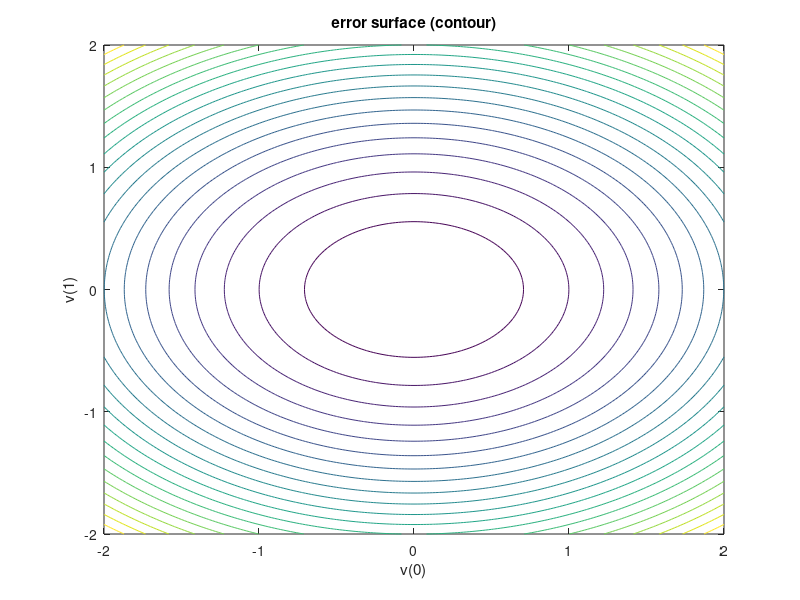

Source code (MATLAB):
% Canonical error surface
v0=-2:0.02:2;
v1=-2:0.02:2;
[V0,V1]=meshgrid(v0,v1);

Ry=[3.8 0.9;0.9 3.8];
rxy=[1.7;0.6];

hop=Ry\rxy; %optimal h
Emin=14-(hop'*rxy); %minimum error

[Q,D]=eig(Ry); %eigen

aux1=(D(1,1)*V0.^2)+(D(2,2)*V1.^2);
ers=Emin+aux1;



%display---------------------------

figure(1)
contour(V0,V1,ers,20); %plots figure
xlabel('v(0)'); ylabel('v(1)');title('error surface (contour)');
